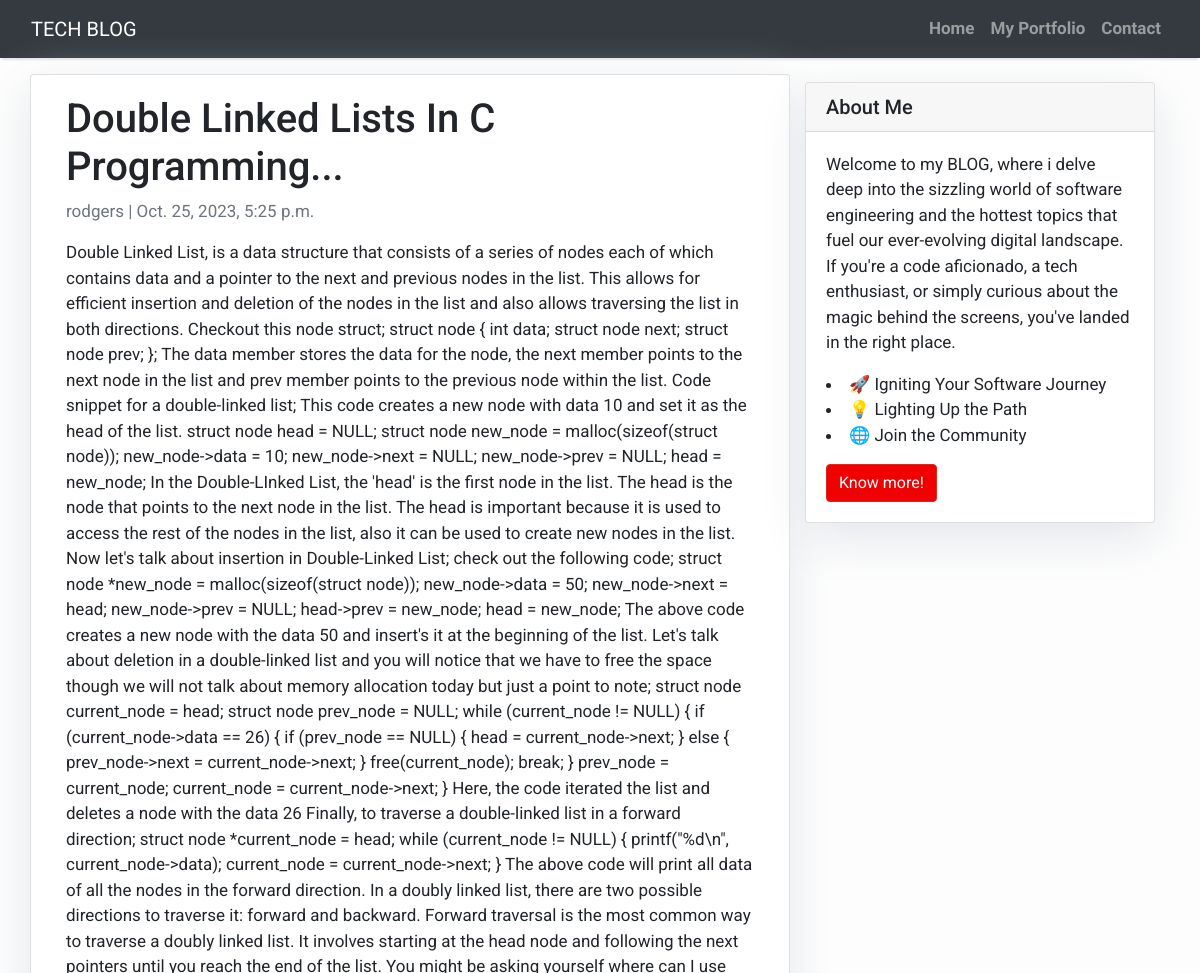
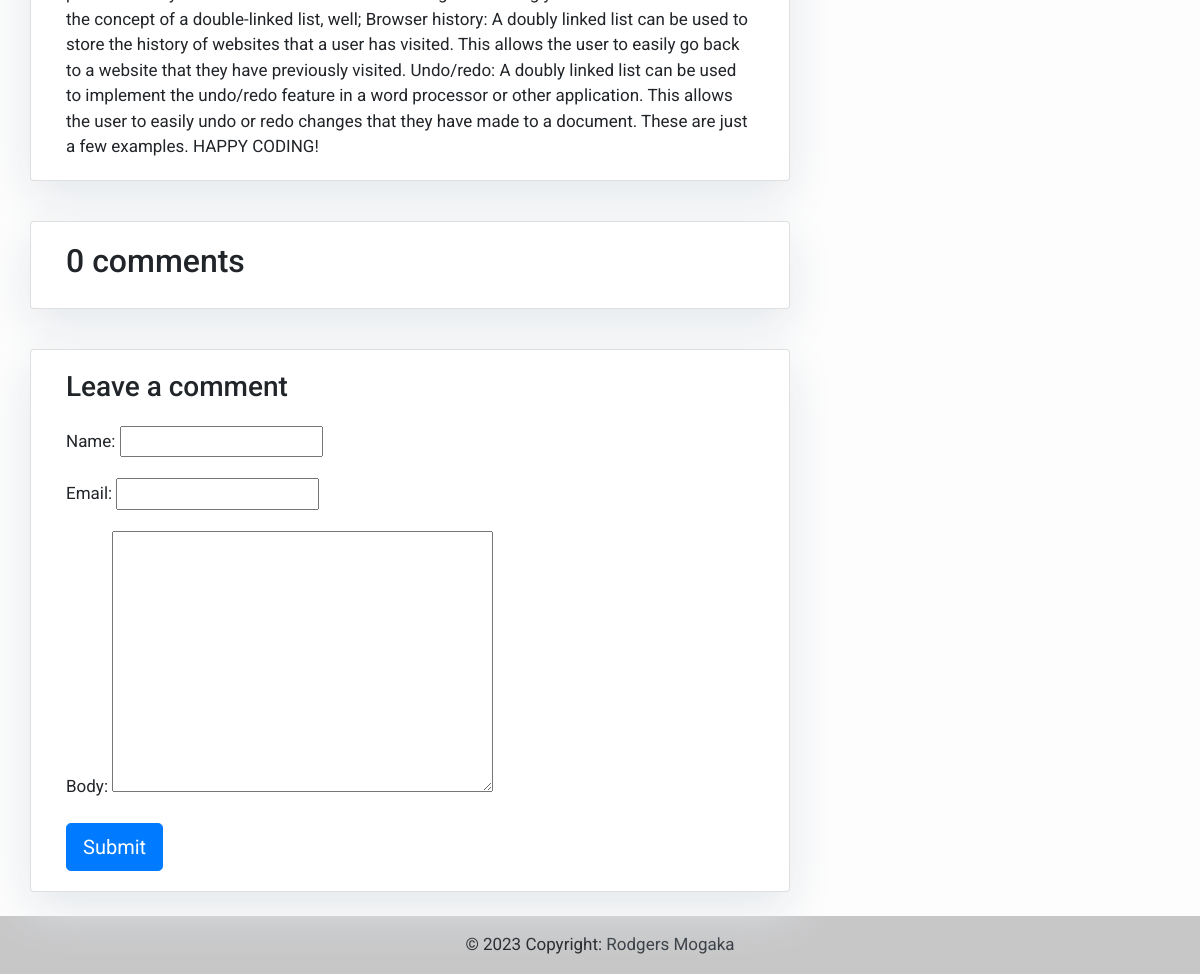
/double-linked-lists-in-c-programming/, run on the app's committed database (2 pictures, top to bottom).
### blog/models.py (models this page shows, shortened)
class Post(models.Model):
    title = models.CharField(max_length=200, unique=True)
    slug = models.SlugField(max_length=200, unique=True)
    author = models.ForeignKey(User, on_delete= models.CASCADE,related_name='blog_posts')
    updated_on = models.DateTimeField(auto_now= True)
    content = models.TextField()
    created_on = models.DateTimeField(auto_now_add=True)
    status = models.IntegerField(choices=STATUS, default=0)
    class Meta:
        ordering = ['-created_on']

### blog/views.py (the view)
# urls.py: path("<slug:slug>/", views.post_detail, name="post_detail"),
def post_detail(request, slug):
    template_name = "post_detail.html"
    post = get_object_or_404(Post, slug=slug)
    comments = post.comments.filter(active=True).order_by("-created_on")
    new_comment = None
    if request.method == "POST":
        comment_form = CommentForm(data=request.POST)
        if comment_form.is_valid():
            new_comment = comment_form.save(commit=False)
            new_comment.post = post
            new_comment.save()
    else:
        comment_form = CommentForm()
    return render(
        request,
        template_name,
        {
            "post": post,
            "comments": comments,
            "new_comment": new_comment,
            "comment_form": comment_form,
        },
    )

### blog/forms.py
class CommentForm(forms.ModelForm):
    class Meta:
        model = Comment
        fields = ("name", "email", "body")

### templates/post_detail.html (shortened to what this page needs)
{% extends 'base.html' %}
 {% block content %}<div class="container">
  <div class="row">
    <div class="col-md-8 card mb-4  mt-3 left  top">
     <div class="card-body">
        <h1>{% block title %} {{ post.title }} {% endblock title %}</h1>
       <p class=" text-muted">{{ post.author }} | {{ post.created_on }}</p>
        <p class="card-text ">{{ post.content | safe }}</p>
     </div>    </div>
   {% block sidebar %}
 {% include 'sidebar.html' %}
{% endblock sidebar %}
   <div class="col-md-8 card mb-4  mt-3 ">
      <div class="card-body">
       <h2>{{ comments.count }} comments</h2>
      </div>
   </div>
    <div class="col-md-8 card mb-4  mt-3 ">
      <div class="card-body">
        {% if new_comment %}
        <div class="alert alert-success" role="alert">
          Your comment is awaiting moderation
        </div>
        {% else %}
        <h3>Leave a comment</h3>
        <form method="post" style="margin-top: 1.3em;">
          {{ comment_form.as_p }}
          <button type="submit" class="btn btn-primary  btn-lg">Submit</button>
        </form>
        {% endif %}
      </div>
    </div>
  </div>
</div>
{% endblock content %}

### templates/base.html (style rules this page uses)
body { font-family: "Roboto", sans-serif; font-size: 17px; background-color: #fdfdfd; }

### templates/sidebar.html (style rules this page uses)
.card { box-shadow: 0 16px 48px #E3E7EB; }

### data on the page
Post: title "Double Linked Lists In C Programming...", author "rodgers", created_on "Oct. 25, 2023, 5:25 p.m.", content "Double Linked List, is a data structure that consists of a series of nodes each of which contains data and a pointer to the next and previous nodes in the list. This allows for efficient insertion and deletion of the nodes in the list and also allows traversing the list in both directions. Checkout this node struct; struct node { int data; struct node next; struct node prev; }; The data member stores the data for the node, the next member points to the next node in the list and prev member points to the previous node within the list. Code snippet for a double-linked list; This code creates a new node with data 10 and set it as the head of the list. struct node head = NULL; struct node…"

### other printed values
{{ comments.count }} "0"
